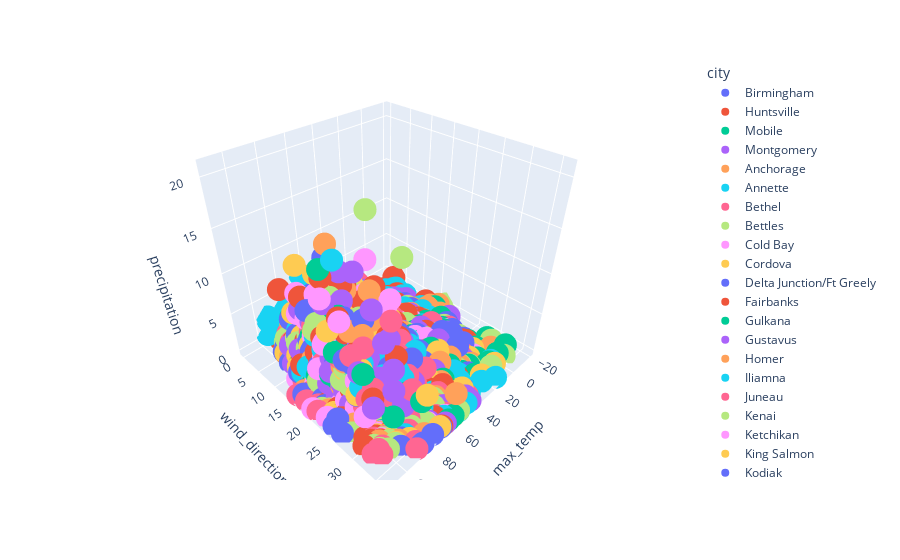

The cell this chart's notebook holds for it:
### Code cell
px.scatter_3d(weather_df, x = 'max_temp',y = 'wind_direction', z = 'precipitation', color = 'city')
